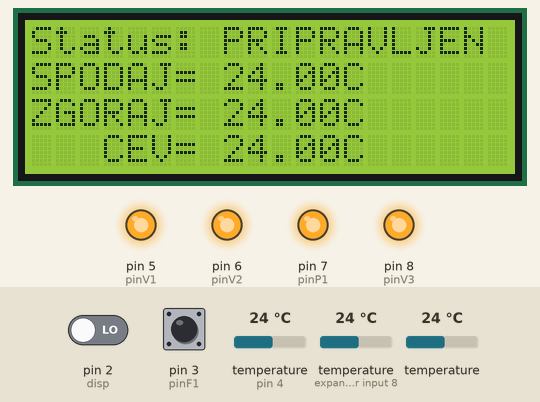
A program run on a simulated Arduino Uno, built with avr-gcc and run on an emulated ATmega328P. Shown: 20×4 character LCD, output pins drawn as LEDs (lit = HIGH). The test bench sets the inputs (shaded band); at power-on: pin 2 (disp) LOW, pin 3 (pinF1) HIGH, temperature (sensors on pin 4, expander input 8) 24 °C, temperature 24 °C. What the program prints to the serial monitor is not drawn.

Above: at 1.8 s.
1.9 s: pin 2 (disp) driven HIGH
4.9 s: pin 2 (disp) driven LOW
6.4 s: pin 3 (pinF1) pulsed LOW 5 times (0.12 s each, 0.3 s apart)
At 8.1 s:
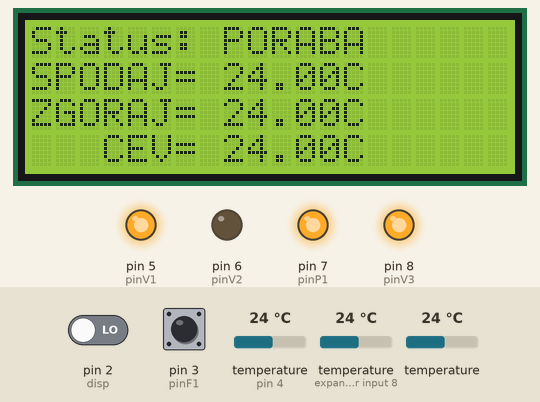
Timing chart, 0 to 9.8 s (numbered marks = the images above; inputs shaded):
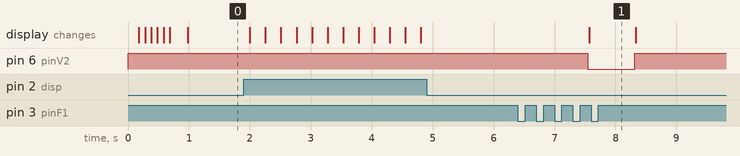

The program:

main.cpp
```cpp
#include <Arduino.h>
#include <DallasTemperature.h>
#include <Valve.h>
#include <System.h>
#include <Flow.h>
#include <Pump.h>
#include <Wire.h>
#include <LiquidCrystal_I2C.h>

// tolerances for begin/end pumping
#define PUMP_BEGIN_TOLERANCE 1
#define PUMP_END_TOLERANCE 0

// consume status transitions thresholds
#define CONSUME_FROM_TOP  40
#define CONSUME_FROM_PIPE 35

// device configuration
const int disp  = 2;
const int pinF1 = 3;
const int oneWireBus = 4;
const int pinV1 = 5;
const int pinV2 = 6;
const int pinV3 = 8;
const int pinP1 = 7;

const int MODE_TEMP = 0;
const int MODE_CONSUME = 1;

const int FLOW_SAMPLE_RATE = 500;

const unsigned long lcdRefreshRate = 60; // seconds

volatile int CONSUME_STATUS = -1;

int DISPLAY_MODE = MODE_TEMP;
boolean dispChange = false;
boolean testFlow = false;

float temp1, temp2, temp3;
const unsigned long TEMP_POLL_RATE = 30; //seconds
unsigned long lastTempCheck = 30*1000;
volatile boolean consumePlus = false;

// valve control objects
Valve v1(pinV1, Valve::TYPE_NO);
Valve v2(pinV2, Valve::TYPE_NO);
Valve v3(pinV3, Valve::TYPE_NC);

// system control object
System sys(0,0,0,0);

// flow control object
Flow f1(pinF1, FLOW_SAMPLE_RATE);

// pump control object
Pump p1(pinP1);

DeviceAddress Probe01 = { 0x28, 0xFF, 0x99, 0xC7, 0x64, 0x15, 0x02, 0x27 };
DeviceAddress Probe02 = { 0x28, 0xFF, 0xF9, 0xA7, 0x64, 0x15, 0x01, 0x44 };
DeviceAddress Probe03 = { 0x28, 0xFF, 0x9E, 0xAF, 0x64, 0x15, 0x01, 0x18 };
DeviceAddress Probe04 = { 0x28, 0xFF, 0x22, 0xD0, 0x64, 0x15, 0x01, 0x44 };
DeviceAddress Probe05 = { 0x28, 0xFF, 0xD2, 0xAC, 0x64, 0x15, 0x01, 0x58 };

OneWire oneWire(oneWireBus);
DallasTemperature sensors(&oneWire);

LiquidCrystal_I2C lcd(0x27, 2, 1, 0, 4, 5, 6, 7, 3, POSITIVE);  // Set the LCD I2C address
unsigned long lcdLastInit = 0;

// count how many pulses!
volatile uint16_t pulses = 0;
// track the state of the pulse pin
volatile uint8_t lastflowpinstate;
// you can try to keep time of how long it is between pulses
volatile uint32_t lastflowratetimer = 0;
// and use that to calculate a flow rate
volatile float flowrate;
// Interrupt is called once a millisecond, looks for any pulses from the sensor!
SIGNAL(TIMER0_COMPA_vect)
{
  uint8_t x = digitalRead(pinF1);
  if (x == lastflowpinstate)
  {
    lastflowratetimer++;
    return; // nothing changed!
  }

  if (x == HIGH)
  {
    //low to high transition!
    pulses++;
    f1.Sample();
  }

  lastflowpinstate = x;
  flowrate = 1000.0;
  flowrate /= lastflowratetimer;  // in hertz
  lastflowratetimer = 0;
}

void useInterrupt(boolean v)
{
  if (v)
  {
    // Timer0 is already used for millis() - we'll just interrupt somewhere
    // in the middle and call the "Compare A" function above
    OCR0A = 0xAF;
    TIMSK0 |= _BV(OCIE0A);
  }
  else
  {
    // do not call the interrupt function COMPA anymore
    TIMSK0 &= ~_BV(OCIE0A);
  }
}

void flow () // Interrupt function
{
   f1.Sample();
}

void flowTest()
{
  testFlow = !testFlow;
}

void display()
{
  dispChange = true;
}

void toggleConsumePlus()
{
  consumePlus = !consumePlus;
}

void reset()
{
  v1.Disengage();
  v2.Disengage();
  v3.Disengage();
  p1.Disable();
}

void transitToState(int futureState)
{

  /**** CURRENT_STATE == FUTURE_STATE ****/
  if (sys.GetState() == futureState)
  {
    // we don't want to do anything if current and future states are the same
    return;
  }
  else
  {
    // transition into a new state
    reset();
  }

  /**** READY --> PUMPING ****/
  if (sys.GetState() == System::READY && futureState == System::PUMPING)
  {
    Serial.println("READY -> PUMPING");
    p1.Enable();
  }

  /**** READY -> CONSUME ****/
  else if (sys.GetState() == System::READY && futureState == System::CONSUME)
  {
    Serial.println("READY -> CONSUME");
  }

  /**** PUMPING -> READY ****/
  else if (sys.GetState() == System::PUMPING && futureState == System::READY)
  {
    Serial.println("PUMPING -> READY");
    p1.Disable();
  }

  /**** PUMPING -> CONSUME ****/
  else if (sys.GetState() == System::PUMPING && futureState == System::CONSUME)
  {
    Serial.println("PUMPING -> CONSUME");
    p1.Disable();
  }

  /**** CONSUME -> READY ****/
  else if (sys.GetState() == System::CONSUME && futureState == System::READY)
  {
    Serial.println("CONSUME -> READY");
    reset();
  }

  /**** CONSUME -> PUMPING ****/
  else if (sys.GetState() == System::CONSUME && futureState == System::PUMPING)
  {
    Serial.println("CONSUME -> PUMPING");
    reset();
    p1.Enable();
  }

  sys.SetState(futureState);

}

void setup()
{
	Serial.begin(9600);
	sensors.begin();
  sensors.setResolution(Probe01, 10);
	sensors.setResolution(Probe05, 10);
  sensors.setResolution(Probe04, 10);

  pinMode(disp, INPUT);
  pinMode(pinF1, INPUT);
  digitalWrite(pinF1, HIGH);
  lastflowpinstate = digitalRead(pinF1);
  useInterrupt(true);

  lcd.begin(20, 4);
  for(int i = 0; i < 3; i++)
  {
    lcd.backlight();
    delay(100);
    lcd.noBacklight();
    delay(100);
  }
  lcd.backlight(); // finish with backlight on
}

void loop()
{
	// ******* 1. prepare inputs for reading *******
	sensors.requestTemperatures();
	f1.Update();

	// ******* 2. read values from sensors *******
  if ((millis() - lastTempCheck) > (TEMP_POLL_RATE * 1000))
  {
  	temp1 = sensors.getTempC(Probe03);
    temp2 = sensors.getTempC(Probe02);
    temp3 = sensors.getTempC(Probe04);
    lastTempCheck = millis();
  }
	int pulseRate = f1.GetPulseRate();

  // read the button state
  int buttonState = digitalRead(disp);
  if (buttonState == HIGH)
  {
    //display();
    toggleConsumePlus();
  }

  // check if we need to reinit the LCD display
  if((millis() - lcdLastInit) > (lcdRefreshRate * 1000))
  {
    lcd.begin(20, 4);
    lcdLastInit = millis();
    Serial.println("Screen was reinitialised!");
  }

	// ******* 3. process the sensor values and act accordingly *******
  if (pulseRate > 1)
	{
		// State::CONSUME mode has a higher priority and must therefore be handled first
		transitToState(System::CONSUME);
    int previousState = CONSUME_STATUS;

    // determine what do we have to do next
    if (consumePlus)
    {
      CONSUME_STATUS = 4;
    }
    else if (temp2 > CONSUME_FROM_TOP)
    {
      if(temp3 >= CONSUME_FROM_PIPE)
      {
        CONSUME_STATUS = 3;
      }
      else
      {
        CONSUME_STATUS = 2;
      }
    }
    else
    {
      CONSUME_STATUS = 1;
    }

    // handle before transitioning to new state
    if (previousState != CONSUME_STATUS)
    {
      reset();
    }

    if (CONSUME_STATUS == 1)
    {
      v2.Close();
    }
    else if(CONSUME_STATUS == 2)
    {
      v2.Close();
      v3.Open();
      p1.Enable();
    }
    else if (CONSUME_STATUS == 3)
    {
      v1.Close();
    }
    else if (CONSUME_STATUS == 4)
    {
      v1.Engage();
    }
	}
	else
	{
    // no flow is detected
    float tempDiff = temp2 - temp1;
    if (tempDiff >= PUMP_BEGIN_TOLERANCE)
    {
      transitToState(System::PUMPING);
    }
    else
    {
      transitToState(System::READY);
    }
	}

  // NOTE: Cursor Position: Lines and Characters start at 0
  /*if (dispChange)
  {
    DISPLAY_MODE++;
    DISPLAY_MODE = DISPLAY_MODE%2;
    lcd.clear();
    dispChange = !dispChange;
  }*/


  if (DISPLAY_MODE == MODE_TEMP)
  {
    lcd.setCursor(0, 0);
    lcd.print("Status: ");
    lcd.setCursor(8, 0);

    if (sys.GetState() == System::READY)
    {
        lcd.print("PRIPRAVLJEN");
    }
    else if (sys.GetState() == System::CONSUME)
    {
      lcd.print("PORABA     ");
    }
    else if(sys.GetState() == System::PUMPING)
    {
      lcd.print("CRPANJE    ");
    }

    lcd.setCursor(0,1); //Start at character 4 on line 0
    lcd.print("SPODAJ=");
    lcd.setCursor(8,1);
    lcd.print(temp1);
    lcd.setCursor(13,1);
    lcd.print("C");

    lcd.setCursor(0,2); //Start at character 4 on line 0
    lcd.print("ZGORAJ=");
    lcd.setCursor(8,2);
    lcd.print(temp2);
    lcd.setCursor(13,2);
    lcd.print("C");

    lcd.setCursor(0,3); //Start at character 4 on line 0
    lcd.print("   CEV=");
    lcd.setCursor(8,3);
    lcd.print(temp3);
    lcd.setCursor(13,3);
    lcd.print("C");

    if(consumePlus)
    {
      lcd.setCursor(19, 3);
      lcd.print("+");
    }
    else
    {
      lcd.setCursor(19, 3);
      lcd.print(" ");
    }

  }
  else if (DISPLAY_MODE == MODE_CONSUME)
  {
    lcd.setCursor(0, 0);
    lcd.print("V1=");
    lcd.setCursor(3, 0);
    lcd.print(v1.GetState());

    lcd.setCursor(0, 1);
    lcd.print("V2=");
    lcd.setCursor(3, 1);
    lcd.print(v2.GetState());

    lcd.setCursor(0, 2);
    lcd.print("V3=");
    lcd.setCursor(3, 2);
    lcd.print(v3.GetState());

    lcd.setCursor(0, 3);
    lcd.print("P1=");
    lcd.setCursor(3, 3);
    lcd.print(p1.GetState());

    lcd.setCursor(19, 0);
    lcd.print(CONSUME_STATUS);

    lcd.setCursor(0, 2);
    lcd.print("V");

  }
}
```

Measured:
- after the input at 4.9 s, every drawn part: stays the same
- after the input at 6.4 s, pin 6 (pinV2): HIGH → LOW after 1.1 s, → HIGH 0.77 s later; the display: changes after 1.2 s (image 1)
